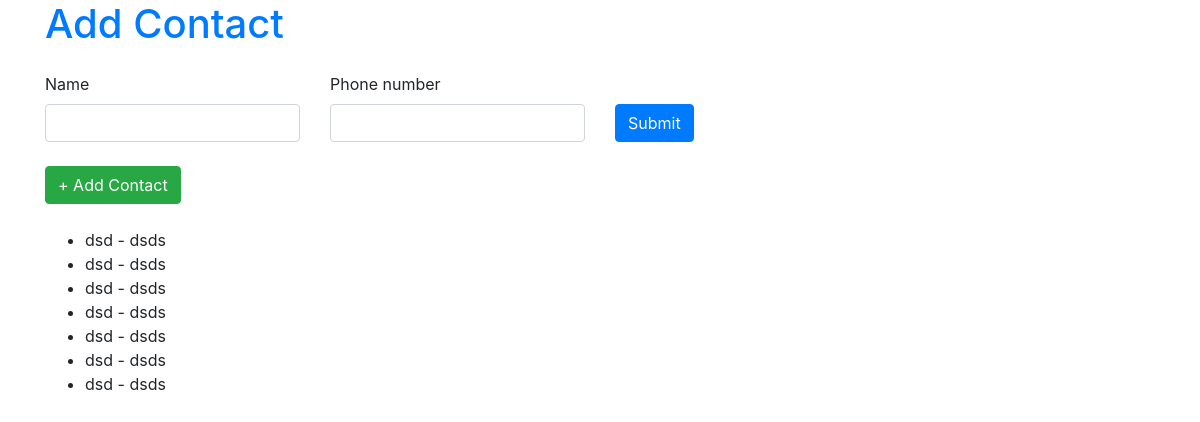
The page / on the database its author committed.
### core/models.py (models this page shows, shortened)
class Contact(models.Model):
    name = models.CharField(max_length=20)
    phone_number = models.CharField(max_length=20)

### core/views.py (the view)
# urls.py: path('', index, name="home"),
def index(request):
    context = {'form':ContactForm(), 'contacts':Contact.objects.all()}
    return render(request, 'index.html', context)

### core/forms.py
class ContactForm(forms.ModelForm):
    class Meta:
        model = Contact
        fields = ('name', 'phone_number')
        widgets = {
            'name':forms.TextInput(attrs={'class':'form-control'}),
            'phone_number':forms.TextInput(attrs={'class':'form-control'})
            }

### core/templates/index.html
{% extends 'base.html' %}
{% block content %}
<h1 class="mb-4 text-primary">Add Contact</h1>
<div id="contact-forms">
    {% include 'partials/form.html' %}
</div>
<div class="my-4">
    <button type="button" class="btn btn-success me-2"
    hx-get="{% url 'create-contact' %}"
    hx-target="#contact-forms"
    hx-swap="beforeend">
        + Add Contact
    </button>
</div>
<ul id="contact-list">
    {% for contact in contacts %}
        {% include 'partials/contact.html' %}
    {% endfor %}
</ul>
{% endblock %}

### core/templates/base.html (shortened to what this page needs)
{% load static %}
<!doctype html>
<html lang="en">
<head>
  <link rel="stylesheet" href="https://cdn.jsdelivr.net/npm/bootstrap@4.5.3/dist/css/bootstrap.min.css"
>
</head>
<body hx-headers='{"X-CSRFToken": "{{ csrf_token }}"}'>
    <div class="container">
        {% block content %}
        {% endblock %}
    </div>
</body>
</html>

### core/templates/partials/form.html (shortened to what this page needs)
<form hx-post="{% url 'create-contact' %}" hx-target="#contact-list" hx-swap="beforeend" hx-headers='{"X-CSRFToken": "{{ csrf_token }}"}'>
    <div class="row">
        <div class="col-4 col-md-3">
            <label for="{{ form.name.id_for_label }}">{{ form.name.label}}</label>
            {{ form.name }}
        </div>
        <div class="col-4 col-md-3">
            <label for="{{ form.phone_number.id_for_label }}">{{ form.phone_number.label}}</label>
            {{ form.phone_number }}
        </div>
        <div class="col-3 align-self-end">
            <button class="btn btn-primary" type="submit">Submit</button>
        </div>
    </div>
</form>

### core/templates/partials/contact.html
<li>{{ contact.name }} - {{ contact.phone_number }}</li>

### rows shown on the page
Contact: name "dsd", phone_number "dsds"
Contact: name "dsd", phone_number "dsds"
Contact: name "dsd", phone_number "dsds"
Contact: name "dsd", phone_number "dsds"
Contact: name "dsd", phone_number "dsds"
Contact: name "dsd", phone_number "dsds"
Contact: name "dsd", phone_number "dsds"
